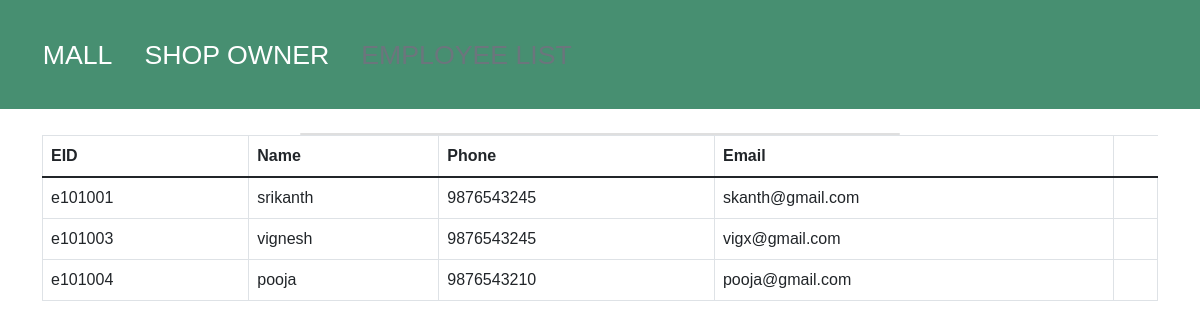
Screenshot of /emplist.php (signed in) with the database file from the repository.
### tables this page shows
CREATE TABLE `employee` (
  `eid` varchar(20) NOT NULL,
  `ename` varchar(20) NOT NULL,
  `ephone` varchar(20) NOT NULL,
  `eaddress` varchar(50) NOT NULL,
  `sid` varchar(20) NOT NULL,
  `did` varchar(20) NOT NULL,
  `desig` varchar(20) NOT NULL
);

### emplist.php (the view, shortened to what this page needs)
<?php
$host = "localhost";
$user = "root";
$password ="";
$database = "mall";
try{
    $connect = mysqli_connect($host, $user, $password, $database);
} catch (mysqli_sql_exception $ex) {
    echo 'Error';
}
?>
<!DOCTYPE html>
<html lang="en">
<head>
    <link href='https://cdn.jsdelivr.net/npm/bootstrap@5.1.3/dist/css/bootstrap.min.css' rel='stylesheet'>
    <link href="emplist_style.css"rel='stylesheet'>
</head>
<body>
<nav class="nav">
    <a class="nav-link" aria-current="page" href="index.php">MALL</a>
    <a class="nav-link" href="shopowner.php">SHOP OWNER</a>
    <a class="nav-link disabled">EMPLOYEE LIST</a>
</nav>
<br>
    <center>
<div class="col-sm-6">
    <div class="card">
    </div>
    </div>
<div class="container">
<tbody>
<?php
$sid = $_SESSION['sid'];
$sql="Select * from employee where sid='$sid' " ;
if($result = mysqli_query($connect, $sql)){
    if(mysqli_num_rows($result) > 0){
        echo '<table class="table table-bordered table-hover">';
            echo "<thead>";
                echo "<tr>";
                    echo "<th>EID</th>";
                    echo "<th>Name</th>";
                    echo "<th>Phone</th>";
                    echo "<th>Email</th>";
                echo "</tr>";
            echo "</thead>";
            echo "<tbody>";
            while($row = mysqli_fetch_array($result)){
                echo "<tr>";
                    echo "<td>" . $row['eid'] . "</td>";
                    echo "<td>" . $row['ename'] . "</td>";
                    echo "<td>" . $row['ephone'] . "</td>";
                    echo "<td>" . $row['eaddress'] . "</td>";
                    echo "<td>";
                echo "</tr>";
            }
            echo "</tbody>";
        echo "</table>";
    } else{
        echo '<div class="alert alert-danger"><em>No records were found.</em></div>';
    }
} else{
    echo "Oops! Something went wrong. Please try again later.";
}
?>
</tbody>
</div>
</body>
</html>

### emplist_style.css (style rules this page uses)
* { box-sizing: border-box; margin: 0; padding: 0; font-family: 'Kumbh Sans', sans-serif; scroll-behavior: smooth; }
.nav { background-color: rgb(71, 143, 113); padding: 3ch; }
.nav-link { font-size: 3ch; color: white; }

### rows the page displays
employee: eid "e101001", ename "srikanth", ephone "9876543245", eaddress "skanth@gmail.com"
employee: eid "e101003", ename "vignesh", ephone "9876543245", eaddress "vigx@gmail.com"
employee: eid "e101004", ename "pooja", ephone "9876543210", eaddress "pooja@gmail.com"
